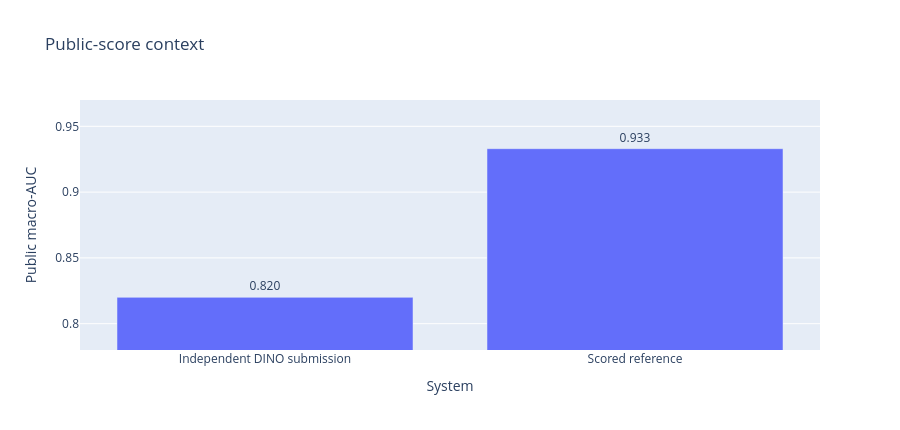

Notebook cell for this chart:
### Markdown cell above
# 10 — AWS-only residual frontier

This notebook summarizes verified, public-safe work after the scored-reference runtime milestone. The **0.933** public reference remains the mandatory scored control.

The notebook deliberately excludes MRI, identifiers, row-level predictions, weights, private cloud paths, and the exact competition implementation. Stages 68–69 are engineering failures, not model results; Stage 70 is prepared but not executed.

This is a historical snapshot. Later evidence is summarized in `docs/PROJECT_STATUS.md`.

### Code cell
import plotly.io as pio
pio.renderers.default = "plotly_mimetype"
import pandas as pd
import plotly.express as px
score=pd.DataFrame({"System":["Independent DINO submission","Scored reference"],"Public macro-AUC":[0.820,0.933]})
fig=px.bar(score,x="System",y="Public macro-AUC",text="Public macro-AUC",title="Public-score context")
fig.update_traces(texttemplate="%{text:.3f}",textposition="outside")
fig.update_layout(height=430,yaxis_range=[0.78,0.97])
fig.show()

### Figure 1 — Plotly figure (JSON) as saved in the notebook; plotly's stock layout.template omitted (floating-point values rounded to 4 significant figures)
{"data": [{"hovertemplate": "System=%{x}<br>Public macro-AUC=%{text}<extra></extra>", "legendgroup": "", "marker": {"color": "#636efa", "pattern": {"shape": ""}}, "name": "", "orientation": "v", "showlegend": false, "text": [0.82, 0.933], "textposition": "outside", "texttemplate": "%{text:.3f}", "type": "bar", "x": ["Independent DINO submission", "Scored reference"], "xaxis": "x", "y": [0.82, 0.933], "yaxis": "y"}], "layout": {"barmode": "relative", "height": 430, "legend": {"tracegroupgap": 0}, "title": {"text": "Public-score context"}, "xaxis": {"anchor": "y", "domain": [0.0, 1.0], "title": {"text": "System"}}, "yaxis": {"anchor": "x", "domain": [0.0, 1.0], "range": [0.78, 0.97], "title": {"text": "Public macro-AUC"}}}}
